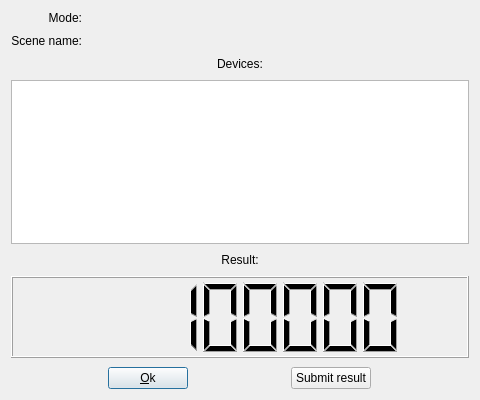
<?xml version="1.0" encoding="UTF-8"?>
<ui version="4.0">
 <class>ResultDialog</class>
 <widget class="QDialog" name="ResultDialog">
  <property name="geometry">
   <rect>
    <x>0</x>
    <y>0</y>
    <width>480</width>
    <height>400</height>
   </rect>
  </property>
  <property name="windowTitle">
   <string>Dialog</string>
  </property>
  <property name="windowIcon">
   <iconset resource="resources.qrc">
    <normaloff>:/images/resources/SLG_luxball_sppm_small.png</normaloff>:/images/resources/SLG_luxball_sppm_small.png</iconset>
  </property>
  <property name="modal">
   <bool>true</bool>
  </property>
  <layout class="QFormLayout" name="formLayout">
   <property name="fieldGrowthPolicy">
    <enum>QFormLayout::AllNonFixedFieldsGrow</enum>
   </property>
   <property name="rowWrapPolicy">
    <enum>QFormLayout::DontWrapRows</enum>
   </property>
   <property name="labelAlignment">
    <set>Qt::AlignRight|Qt::AlignTrailing|Qt::AlignVCenter</set>
   </property>
   <property name="formAlignment">
    <set>Qt::AlignHCenter|Qt::AlignTop</set>
   </property>
   <property name="horizontalSpacing">
    <number>9</number>
   </property>
   <property name="verticalSpacing">
    <number>9</number>
   </property>
   <item row="0" column="0">
    <widget class="QLabel" name="modeLabelDesc">
     <property name="sizePolicy">
      <sizepolicy hsizetype="Preferred" vsizetype="Preferred">
       <horstretch>0</horstretch>
       <verstretch>0</verstretch>
      </sizepolicy>
     </property>
     <property name="text">
      <string>Mode:</string>
     </property>
     <property name="alignment">
      <set>Qt::AlignRight|Qt::AlignTrailing|Qt::AlignVCenter</set>
     </property>
    </widget>
   </item>
   <item row="0" column="1">
    <widget class="QLabel" name="modeLabel">
     <property name="text">
      <string/>
     </property>
    </widget>
   </item>
   <item row="1" column="0">
    <widget class="QLabel" name="sceneLabelDesc">
     <property name="text">
      <string>Scene name:</string>
     </property>
     <property name="alignment">
      <set>Qt::AlignRight|Qt::AlignTrailing|Qt::AlignVCenter</set>
     </property>
    </widget>
   </item>
   <item row="1" column="1">
    <widget class="QLabel" name="sceneLabel">
     <property name="text">
      <string/>
     </property>
    </widget>
   </item>
   <item row="2" column="0" colspan="2">
    <widget class="QLabel" name="deviceLabel">
     <property name="text">
      <string>Devices:</string>
     </property>
     <property name="alignment">
      <set>Qt::AlignCenter</set>
     </property>
    </widget>
   </item>
   <item row="3" column="0" colspan="2">
    <widget class="QListView" name="deviceListView">
     <property name="sizePolicy">
      <sizepolicy hsizetype="Expanding" vsizetype="Expanding">
       <horstretch>0</horstretch>
       <verstretch>2</verstretch>
      </sizepolicy>
     </property>
     <property name="editTriggers">
      <set>QAbstractItemView::NoEditTriggers</set>
     </property>
    </widget>
   </item>
   <item row="4" column="0" colspan="2">
    <widget class="QLabel" name="sampleSecLabel">
     <property name="text">
      <string>Result:</string>
     </property>
     <property name="alignment">
      <set>Qt::AlignCenter</set>
     </property>
    </widget>
   </item>
   <item row="5" column="0" colspan="2">
    <widget class="QLCDNumber" name="resultLCD">
     <property name="sizePolicy">
      <sizepolicy hsizetype="Expanding" vsizetype="Expanding">
       <horstretch>0</horstretch>
       <verstretch>1</verstretch>
      </sizepolicy>
     </property>
     <property name="numDigits">
      <number>8</number>
     </property>
     <property name="value" stdset="0">
      <double>123456.000000000000000</double>
     </property>
    </widget>
   </item>
   <item row="6" column="0" colspan="2">
    <widget class="QWidget" name="widget" native="true">
     <layout class="QGridLayout" name="gridLayout">
      <property name="margin">
       <number>0</number>
      </property>
      <item row="0" column="0">
       <widget class="QPushButton" name="okButton">
        <property name="sizePolicy">
         <sizepolicy hsizetype="Fixed" vsizetype="Fixed">
          <horstretch>0</horstretch>
          <verstretch>0</verstretch>
         </sizepolicy>
        </property>
        <property name="text">
         <string>&amp;Ok</string>
        </property>
       </widget>
      </item>
      <item row="0" column="1">
       <widget class="QPushButton" name="submitButton">
        <property name="sizePolicy">
         <sizepolicy hsizetype="Fixed" vsizetype="Fixed">
          <horstretch>0</horstretch>
          <verstretch>0</verstretch>
         </sizepolicy>
        </property>
        <property name="text">
         <string>Submit result</string>
        </property>
       </widget>
      </item>
     </layout>
    </widget>
   </item>
  </layout>
 </widget>
 <resources>
  <include location="resources.qrc"/>
 </resources>
 <connections>
  <connection>
   <sender>okButton</sender>
   <signal>released()</signal>
   <receiver>ResultDialog</receiver>
   <slot>close()</slot>
   <hints>
    <hint type="sourcelabel">
     <x>199</x>
     <y>176</y>
    </hint>
    <hint type="destinationlabel">
     <x>199</x>
     <y>99</y>
    </hint>
   </hints>
  </connection>
  <connection>
   <sender>submitButton</sender>
   <signal>released()</signal>
   <receiver>ResultDialog</receiver>
   <slot>submitResult()</slot>
   <hints>
    <hint type="sourcelabel">
     <x>274</x>
     <y>177</y>
    </hint>
    <hint type="destinationlabel">
     <x>199</x>
     <y>99</y>
    </hint>
   </hints>
  </connection>
 </connections>
 <slots>
  <slot>submitResult()</slot>
 </slots>
</ui>
